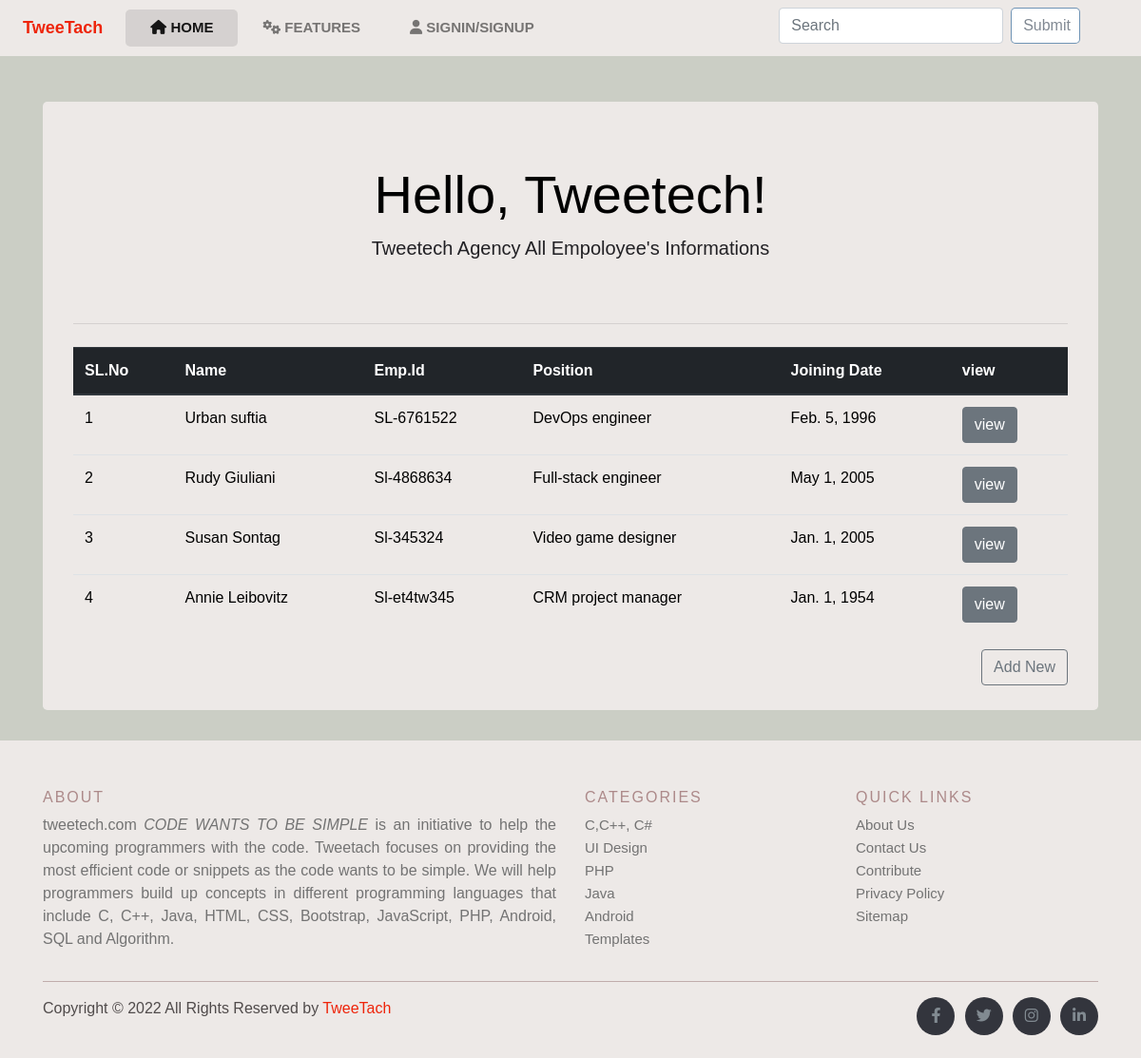
The app's page /, older data.
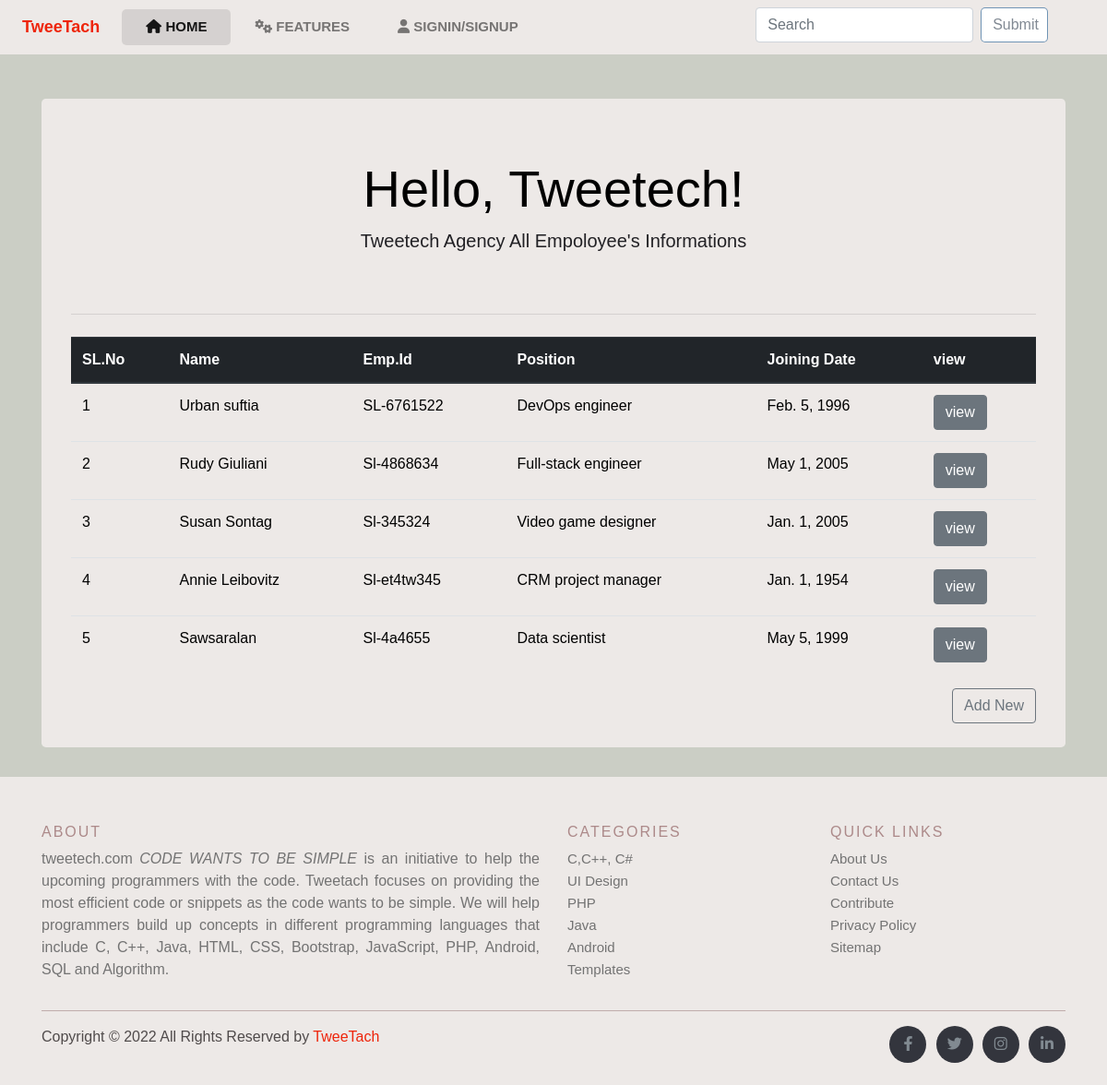
The same page, newer data.
### employee/models.py (models this page shows, shortened)
class Employee(models.Model):
    full_name = models.CharField(max_length=100)
    fathers_name = models.CharField(max_length=100, null=True, blank=True)
    mothers_name = models.CharField(max_length=100, null=True, blank=True)
    emp_id = models.CharField(max_length=20,null=True, blank=True)
    position = models.ForeignKey(Position,on_delete= models.CASCADE, null=True, blank=True)
    join_date = models.DateField(null=True, blank=True,)
    phone = models.CharField(max_length=15, null=True, blank=True)
    email = models.CharField(max_length=255,null=True, blank=True)
    gender = models.ForeignKey(Gender,on_delete= models.CASCADE, null=True, blank=True)
    date_of_birth = models.DateField(null=True, blank=True)
    address = models.CharField(max_length=5000, null=True, blank=True)
    description = models.TextField(max_length=5000,null=True, blank=True )
    date = models.DateTimeField(auto_now_add=True)

class Position(models.Model):
    title = models.CharField(max_length=100, null=True, blank=True)
    def __str__(self):
        return self.title

### employee/views.py (the view)
# urls.py: path("", views.employee_info_list, name= "employee_info_list_insert"),
def employee_info_list(request):
    employee = Employee.objects.all()
    if request.method == 'POST':
        search = request.POST.get('search')
        results = Employee.objects.filter(Q(full_name__icontains=search) | Q(emp_id__icontains=search) | Q(phone__icontains=search) | Q(email__icontains=search))
        context =  { 'results': results, 'search': search}
        return render(request, 'employee/search-result.html', context)
    context = {'employee_info_list': employee }
    return render (request, "employee/index.html", context)

### employee/templates/employee/index.html (shortened to what this page needs)
{% extends 'base.html' %}
{% block content%}
<body class="bodys">
    <div class="container">
        <div class="mt-5">
            <div class="jumbotron form-bodys">
                <h1 class="display-4 text-center font-weidth-bold">Hello, Tweetech!</h1>
                <p class="lead  text-center">Tweetech Agency All Empoloyee's Informations</p>
                <br>
                <hr class="my-4">
                <table class="table col-md col-sm ">
                    <thead class="border-bottom font-weidth-bold thead-dark">
                        <tr>
                            <th scope="col" >SL.No</th>
                            <th scope="col" >Name</th>
                            <th scope="col" >Emp.Id </th>
                            <th>Position</th>
                            <th scope="col" >Joining Date</th>
                            <th scope="col" >view</th>
                        </tr>
                    </thead>
                    <tbody>
                        {% for employee in  employee_info_list %}
                        <tr>
                            <td>{{forloop.counter}}</td>
                            <td>{{employee.full_name}}</td>
                            <td>{{employee.emp_id}}</td>
                            <td>{{employee.position}}</td>
                            <td>{{employee.join_date}}</td>
                            <td>
                                <a class="btn btn-secondary" href="{% url 'views_info' employee.id %}">view</a>
                            </td>
                        </tr>
                        {% endfor %}
                    </tbody>
                </table>
                <a class="btn btn-outline-secondary float-right mb-5" href="{% url 'employee_form' %}">Add New</a>
            </div>
        </div>
    </div>
    {% endblock content%}

Row changes from the older to the newer data that the page shows:
added Employee: full_name "Sawsaralan", emp_id "Sl-4a4655", position "Data scientist", join_date "May 5, 1999"
